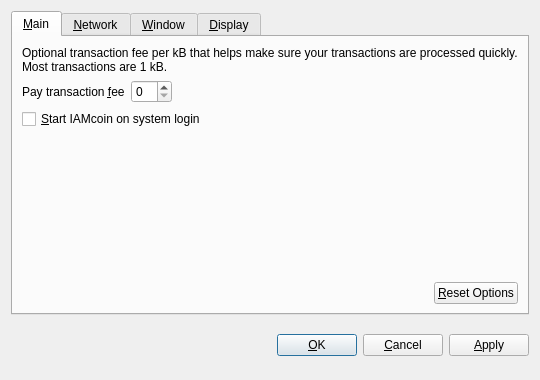
<?xml version="1.0" encoding="UTF-8"?>
<ui version="4.0">
 <class>OptionsDialog</class>
 <widget class="QDialog" name="OptionsDialog">
  <property name="geometry">
   <rect>
    <x>0</x>
    <y>0</y>
    <width>540</width>
    <height>380</height>
   </rect>
  </property>
  <property name="windowTitle">
   <string>Options</string>
  </property>
  <property name="modal">
   <bool>true</bool>
  </property>
  <layout class="QVBoxLayout" name="verticalLayout">
   <item>
    <widget class="QTabWidget" name="tabWidget">
     <property name="tabPosition">
      <enum>QTabWidget::North</enum>
     </property>
     <property name="currentIndex">
      <number>0</number>
     </property>
     <widget class="QWidget" name="tabMain">
      <attribute name="title">
       <string>&amp;Main</string>
      </attribute>
      <layout class="QVBoxLayout" name="verticalLayout_Main">
       <item>
        <widget class="QLabel" name="transactionFeeInfoLabel">
         <property name="text">
          <string>Optional transaction fee per kB that helps make sure your transactions are processed quickly. Most transactions are 1 kB.</string>
         </property>
         <property name="textFormat">
          <enum>Qt::PlainText</enum>
         </property>
         <property name="wordWrap">
          <bool>true</bool>
         </property>
        </widget>
       </item>
       <item>
        <layout class="QHBoxLayout" name="horizontalLayout_1_Main">
         <item>
          <widget class="QLabel" name="transactionFeeLabel">
           <property name="text">
            <string>Pay transaction &amp;fee</string>
           </property>
           <property name="textFormat">
            <enum>Qt::PlainText</enum>
           </property>
           <property name="buddy">
            <cstring>transactionFee</cstring>
           </property>
          </widget>
         </item>
         <item>
          <widget class="BitcoinAmountField" name="transactionFee"/>
         </item>
         <item>
          <spacer name="horizontalSpacer_1_Main">
           <property name="orientation">
            <enum>Qt::Horizontal</enum>
           </property>
           <property name="sizeHint" stdset="0">
            <size>
             <width>40</width>
             <height>20</height>
            </size>
           </property>
          </spacer>
         </item>
        </layout>
       </item>
       <item>
        <widget class="QCheckBox" name="bitcoinAtStartup">
         <property name="toolTip">
          <string>Automatically start IAMcoin after logging in to the system.</string>
         </property>
         <property name="text">
          <string>&amp;Start IAMcoin on system login</string>
         </property>
        </widget>
       </item>
       <item>
        <spacer name="verticalSpacer_Main">
         <property name="orientation">
          <enum>Qt::Vertical</enum>
         </property>
         <property name="sizeHint" stdset="0">
          <size>
           <width>20</width>
           <height>40</height>
          </size>
         </property>
        </spacer>
       </item>
       <item>
        <layout class="QHBoxLayout" name="horizontalLayout_2_Main">
         <item>
          <spacer name="horizontalSpacer_2_Main">
           <property name="orientation">
            <enum>Qt::Horizontal</enum>
           </property>
           <property name="sizeHint" stdset="0">
            <size>
             <width>40</width>
             <height>20</height>
            </size>
           </property>
          </spacer>
         </item>
         <item>
          <widget class="QPushButton" name="resetButton">
           <property name="toolTip">
            <string>Reset all client options to default.</string>
           </property>
           <property name="text">
            <string>&amp;Reset Options</string>
           </property>
           <property name="autoDefault">
            <bool>false</bool>
           </property>
          </widget>
         </item>
        </layout>
       </item>
      </layout>
     </widget>
     <widget class="QWidget" name="tabNetwork">
      <attribute name="title">
       <string>&amp;Network</string>
      </attribute>
      <layout class="QVBoxLayout" name="verticalLayout_Network">
       <item>
        <widget class="QCheckBox" name="mapPortUpnp">
         <property name="toolTip">
          <string>Automatically open the IAMcoin client port on the router. This only works when your router supports UPnP and it is enabled.</string>
         </property>
         <property name="text">
          <string>Map port using &amp;UPnP</string>
         </property>
        </widget>
       </item>
       <item>
        <widget class="QCheckBox" name="connectSocks">
         <property name="toolTip">
          <string>Connect to the IAMcoin network through a SOCKS proxy (e.g. when connecting through Tor).</string>
         </property>
         <property name="text">
          <string>&amp;Connect through SOCKS proxy:</string>
         </property>
        </widget>
       </item>
       <item>
        <layout class="QHBoxLayout" name="horizontalLayout_Network">
         <item>
          <widget class="QLabel" name="proxyIpLabel">
           <property name="text">
            <string>Proxy &amp;IP:</string>
           </property>
           <property name="textFormat">
            <enum>Qt::PlainText</enum>
           </property>
           <property name="buddy">
            <cstring>proxyIp</cstring>
           </property>
          </widget>
         </item>
         <item>
          <widget class="QValidatedLineEdit" name="proxyIp">
           <property name="maximumSize">
            <size>
             <width>140</width>
             <height>16777215</height>
            </size>
           </property>
           <property name="toolTip">
            <string>IP address of the proxy (e.g. 127.0.0.1)</string>
           </property>
          </widget>
         </item>
         <item>
          <widget class="QLabel" name="proxyPortLabel">
           <property name="text">
            <string>&amp;Port:</string>
           </property>
           <property name="textFormat">
            <enum>Qt::PlainText</enum>
           </property>
           <property name="buddy">
            <cstring>proxyPort</cstring>
           </property>
          </widget>
         </item>
         <item>
          <widget class="QLineEdit" name="proxyPort">
           <property name="maximumSize">
            <size>
             <width>55</width>
             <height>16777215</height>
            </size>
           </property>
           <property name="toolTip">
            <string>Port of the proxy (e.g. 9050)</string>
           </property>
          </widget>
         </item>
         <item>
          <widget class="QLabel" name="socksVersionLabel">
           <property name="text">
            <string>SOCKS &amp;Version:</string>
           </property>
           <property name="textFormat">
            <enum>Qt::PlainText</enum>
           </property>
           <property name="buddy">
            <cstring>socksVersion</cstring>
           </property>
          </widget>
         </item>
         <item>
          <widget class="QValueComboBox" name="socksVersion">
           <property name="toolTip">
            <string>SOCKS version of the proxy (e.g. 5)</string>
           </property>
          </widget>
         </item>
         <item>
          <spacer name="horizontalSpacer_Network">
           <property name="orientation">
            <enum>Qt::Horizontal</enum>
           </property>
           <property name="sizeHint" stdset="0">
            <size>
             <width>40</width>
             <height>20</height>
            </size>
           </property>
          </spacer>
         </item>
        </layout>
       </item>
       <item>
        <spacer name="verticalSpacer_Network">
         <property name="orientation">
          <enum>Qt::Vertical</enum>
         </property>
         <property name="sizeHint" stdset="0">
          <size>
           <width>20</width>
           <height>40</height>
          </size>
         </property>
        </spacer>
       </item>
      </layout>
     </widget>
     <widget class="QWidget" name="tabWindow">
      <attribute name="title">
       <string>&amp;Window</string>
      </attribute>
      <layout class="QVBoxLayout" name="verticalLayout_Window">
       <item>
        <widget class="QCheckBox" name="minimizeToTray">
         <property name="toolTip">
          <string>Show only a tray icon after minimizing the window.</string>
         </property>
         <property name="text">
          <string>&amp;Minimize to the tray instead of the taskbar</string>
         </property>
        </widget>
       </item>
       <item>
        <widget class="QCheckBox" name="minimizeOnClose">
         <property name="toolTip">
          <string>Minimize instead of exit the application when the window is closed. When this option is enabled, the application will be closed only after selecting Quit in the menu.</string>
         </property>
         <property name="text">
          <string>M&amp;inimize on close</string>
         </property>
        </widget>
       </item>
       <item>
        <spacer name="verticalSpacer_Window">
         <property name="orientation">
          <enum>Qt::Vertical</enum>
         </property>
         <property name="sizeHint" stdset="0">
          <size>
           <width>20</width>
           <height>40</height>
          </size>
         </property>
        </spacer>
       </item>
      </layout>
     </widget>
     <widget class="QWidget" name="tabDisplay">
      <attribute name="title">
       <string>&amp;Display</string>
      </attribute>
      <layout class="QVBoxLayout" name="verticalLayout_Display">
       <item>
        <layout class="QHBoxLayout" name="horizontalLayout_1_Display">
         <item>
          <widget class="QLabel" name="langLabel">
           <property name="text">
            <string>User Interface &amp;language:</string>
           </property>
           <property name="textFormat">
            <enum>Qt::PlainText</enum>
           </property>
           <property name="buddy">
            <cstring>lang</cstring>
           </property>
          </widget>
         </item>
         <item>
          <widget class="QValueComboBox" name="lang">
           <property name="toolTip">
            <string>The user interface language can be set here. This setting will take effect after restarting IAMcoin.</string>
           </property>
          </widget>
         </item>
        </layout>
       </item>
       <item>
        <layout class="QHBoxLayout" name="horizontalLayout_2_Display">
         <item>
          <widget class="QLabel" name="unitLabel">
           <property name="text">
            <string>&amp;Unit to show amounts in:</string>
           </property>
           <property name="textFormat">
            <enum>Qt::PlainText</enum>
           </property>
           <property name="buddy">
            <cstring>unit</cstring>
           </property>
          </widget>
         </item>
         <item>
          <widget class="QValueComboBox" name="unit">
           <property name="toolTip">
            <string>Choose the default subdivision unit to show in the interface and when sending coins.</string>
           </property>
          </widget>
         </item>
        </layout>
       </item>
       <item>
        <widget class="QCheckBox" name="displayAddresses">
         <property name="toolTip">
          <string>Whether to show IAMcoin addresses in the transaction list or not.</string>
         </property>
         <property name="text">
          <string>&amp;Display addresses in transaction list</string>
         </property>
        </widget>
       </item>
       <item>
        <widget class="QCheckBox" name="coinControlFeatures">
         <property name="toolTip">
          <string>Whether to show coin control features or not.</string>
         </property>
         <property name="text">
          <string>Display coin &amp;control features (experts only!)</string>
         </property>
        </widget>
       </item>
       <item>
        <spacer name="verticalSpacer_Display">
         <property name="orientation">
          <enum>Qt::Vertical</enum>
         </property>
         <property name="sizeHint" stdset="0">
          <size>
           <width>20</width>
           <height>40</height>
          </size>
         </property>
        </spacer>
       </item>
      </layout>
     </widget>
    </widget>
   </item>
   <item>
    <layout class="QHBoxLayout" name="horizontalLayout_Buttons">
     <item>
      <spacer name="horizontalSpacer_1">
       <property name="orientation">
        <enum>Qt::Horizontal</enum>
       </property>
       <property name="sizeHint" stdset="0">
        <size>
         <width>40</width>
         <height>48</height>
        </size>
       </property>
      </spacer>
     </item>
     <item>
      <widget class="QLabel" name="statusLabel">
       <property name="font">
        <font>
         <weight>75</weight>
         <bold>true</bold>
        </font>
       </property>
       <property name="text">
        <string/>
       </property>
       <property name="textFormat">
        <enum>Qt::PlainText</enum>
       </property>
       <property name="wordWrap">
        <bool>true</bool>
       </property>
      </widget>
     </item>
     <item>
      <spacer name="horizontalSpacer_2">
       <property name="orientation">
        <enum>Qt::Horizontal</enum>
       </property>
       <property name="sizeHint" stdset="0">
        <size>
         <width>40</width>
         <height>48</height>
        </size>
       </property>
      </spacer>
     </item>
     <item>
      <widget class="QPushButton" name="okButton">
       <property name="text">
        <string>&amp;OK</string>
       </property>
      </widget>
     </item>
     <item>
      <widget class="QPushButton" name="cancelButton">
       <property name="text">
        <string>&amp;Cancel</string>
       </property>
       <property name="autoDefault">
        <bool>false</bool>
       </property>
      </widget>
     </item>
     <item>
      <widget class="QPushButton" name="applyButton">
       <property name="text">
        <string>&amp;Apply</string>
       </property>
       <property name="autoDefault">
        <bool>false</bool>
       </property>
      </widget>
     </item>
    </layout>
   </item>
  </layout>
 </widget>
 <customwidgets>
  <customwidget>
   <class>BitcoinAmountField</class>
   <extends>QSpinBox</extends>
   <header>bitcoinamountfield.h</header>
  </customwidget>
  <customwidget>
   <class>QValueComboBox</class>
   <extends>QComboBox</extends>
   <header>qvaluecombobox.h</header>
  </customwidget>
  <customwidget>
   <class>QValidatedLineEdit</class>
   <extends>QLineEdit</extends>
   <header>qvalidatedlineedit.h</header>
  </customwidget>
 </customwidgets>
 <resources/>
 <connections/>
</ui>
